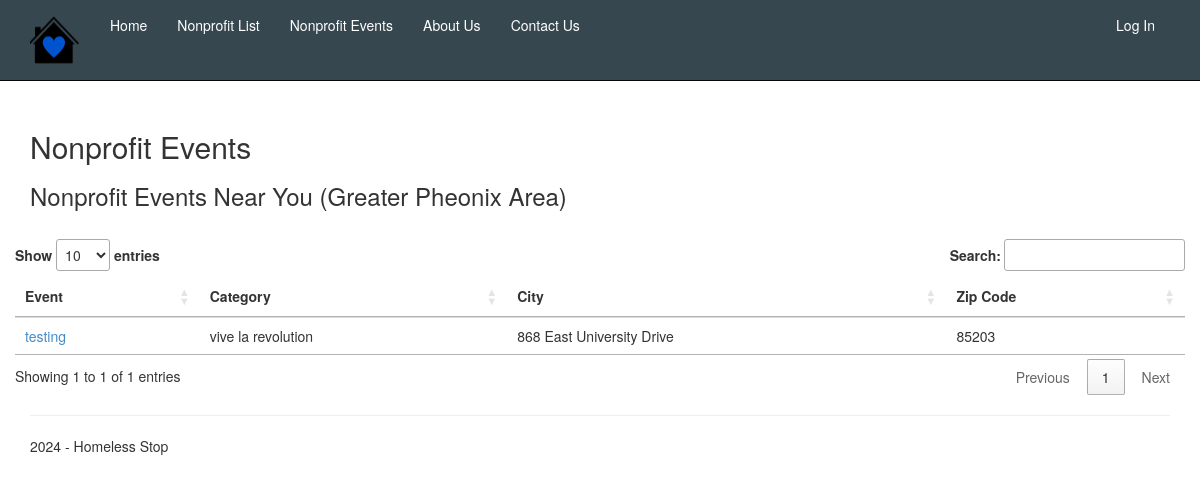
Page /eventslist/ on the committed database.
### app/models.py (models this page shows, shortened)
class Event(models.Model):
    name = models.CharField(max_length=100)
    nonprofit_name = models.CharField(max_length=100)
    type = models.CharField(max_length=500, blank=True, null=True)
    description = models.CharField(max_length=1000, blank=True, null=True)
    address = models.CharField(max_length=255, blank=True, null=True)
    city = models.CharField(max_length=100, blank=True, null=True)
    state = models.CharField(max_length=100, blank=True, null=True)
    zip_code = models.CharField(max_length=10, blank=True, null=True)
    country = models.CharField(max_length=100, blank=True, null=True)
    website = models.CharField(max_length=100, blank=True, null=True)
    host_website = models.CharField(max_length=200, blank=True, null=True)
    rank = models.IntegerField(default=999, blank=False, null=False)
    created_at = models.DateTimeField(auto_now_add=True)
    updated_at = models.DateTimeField(auto_now=True)

### app/views.py (the view)
# urls.py: path('eventslist/', views.eventslist, name='eventslist'),
def eventslist(request):
    assert isinstance(request, HttpRequest)
    events = Event.objects.all()
    return render(
        request,
        'app/eventslist.html',
        {
            'title':'Nonprofit Events',
            'message':'Ongoing nonprofit events you can contribute to.',
            'year':datetime.now().year,
            'events':events,
        }
    )

### app/templates/app/eventslist.html (shortened to what this page needs)
{% extends "app/layout.html" %}
{% load static %}
{% block content %}
<h2>{{ title }}</h2>
<h3>Nonprofit Events Near You (Greater Pheonix Area)</h3>
<br />
<div class="container-fluid">
    <div class="row">
        <table id="eventTable" class="table" style="width: 100%;">
            <thead>
                <tr>
                    <th> Event </th>
                    <th> Category</th>
                    <th> City </th>
                    <th> Zip Code </th>
                </tr>
            </thead>
            <tbody>
                {% for event in events %}
                <tr>
                    <td class="col-1">
                        <a href="/eventdetails/{{event.id}}"> {{ event.name }} </a>
                    </td>
                    <td class="col-1">
                        {{ event.type }}
                    </td>
                    <td class="col-1">
                        {{ event.address }}
                    </td>
                    <td class="col-1">
                        {{ event.zip_code }}
                    </td>
                </tr>
                {% endfor %}
            </tbody>
        </table>
    </div>
</div>
        {% endblock %}

### app/static/app/content/site.css (style rules this page uses)
body { padding-top: 50px; padding-bottom: 20px; }

### rows in the picture
Event: name "testing", type "vive la revolution", address "868 East University Drive", zip_code "85203"

### other values in the picture
{{ title }} "Nonprofit Events"
